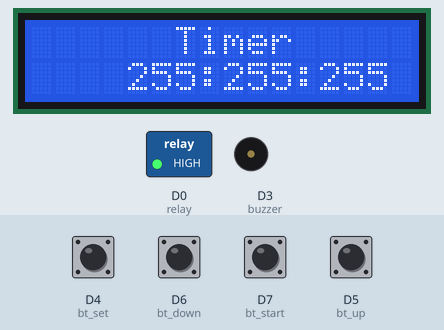
The sketch below on a simulated ESP8266 (NodeMCU). Shown: 16×2 character LCD, switched loads named in the sketch (green lamp = pin HIGH), buzzer (waves = sounding, pin HIGH). Inputs (shaded band) come from the test bench; at power-on: D4 (bt_set), D5 (bt_up), D6 (bt_down), D7 (bt_start) HIGH. EEPROM starts erased.

Above: at 2.2 s.
2.3 s: D4 (bt_set) pulled LOW for 0.15 s
At 3.2 s:
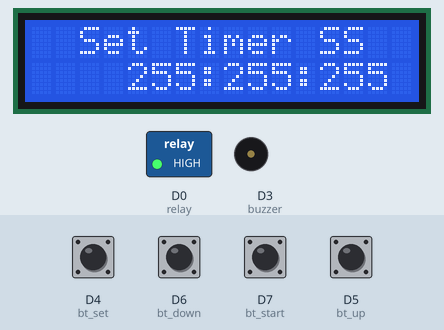
4.0 s: D4 (bt_set) pulled LOW for 1 s
At 4.8 s:
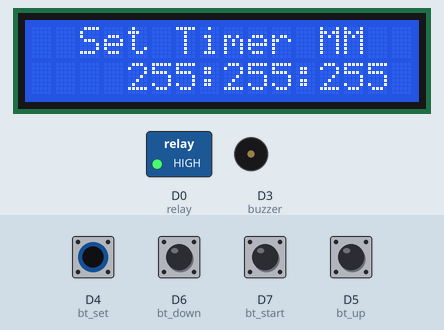
6.5 s: D7 (bt_start) pulled LOW for 0.15 s
At 7.3 s:
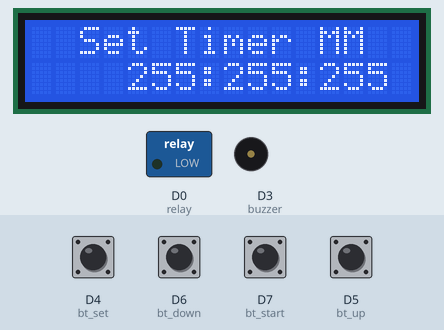
9.6 s: D4 (bt_set) pulled LOW for 0.15 s
At 11.1 s:
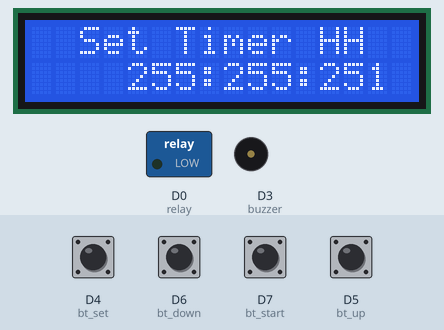
12.7 s: D5 (bt_up) pulled LOW for 1 s
At 14.5 s:
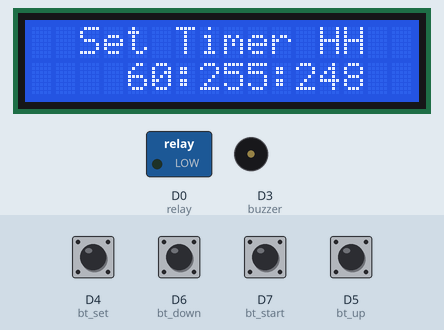
15.2 s: D6 (bt_down) pulled LOW for 0.15 s
At 16.5 s:
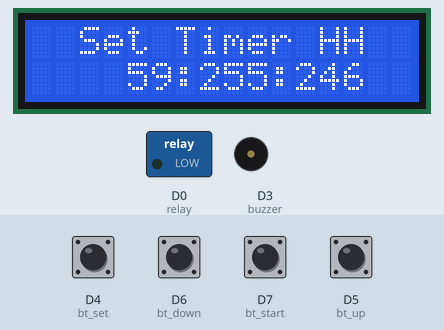
Timing chart, 0 to 18.2 s (numbered marks = the images above; inputs shaded):
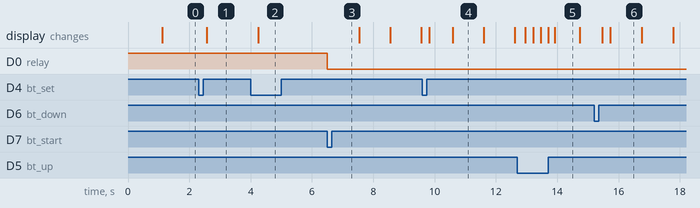

Measured:
- after the input at 2.3 s, the display: changes after 0.27 s (image 1)
- after the input at 4.0 s, the display: changes after 0.24 s (image 2)
- after the input at 6.5 s, D0 (relay): HIGH → LOW at once
- after the input at 9.6 s, the display: first changes after 0.23 s (image 4 shows a later state)
- what the display in image 4 shows lasts 1.0 s, from 10.6 s to 11.6 s
- what the display in image 5 shows lasts 0.8 s, from 13.9 s to 14.7 s

The sketch:

RelayLed.ino
```cpp
#include <Countimer.h>
#include <Wire.h>
#include <LiquidCrystal_I2C.h>
#include <EEPROM.h>

// LCD setup
LiquidCrystal_I2C lcd(0x27, 16, 2);

// Pin definitions
// const int ledPin = D8;
const int bt_set = D4;
const int bt_up = D5;
const int bt_down = D6;
const int bt_start = D7;
const int relay = D0;
const int buzzer = D3;

// Timer
Countimer tdown;

// Time variables
int time_s = 0;
int time_m = 0;
int time_h = 0;

// State variables
int set = 0;
int flag1 = 0, flag2 = 0;

void setup() {
  // Pin modes
  pinMode(bt_set, INPUT_PULLUP);
  pinMode(bt_up, INPUT_PULLUP);
  pinMode(bt_down, INPUT_PULLUP);
  pinMode(bt_start, INPUT_PULLUP);
  pinMode(relay, OUTPUT);
  pinMode(buzzer, OUTPUT);
  // pinMode(ledPin, OUTPUT);

  // Ensure the buzzer is off by default
  // digitalWrite(buzzer, LOW);
  digitalWrite(relay,HIGH);

  // LCD initialization
  lcd.init();
  lcd.clear();
  lcd.backlight();
  lcd.setCursor(1, 0);
  lcd.print("Hello New");
  lcd.setCursor(2, 1);
  lcd.print("Aabhar jova Badal");
  delay(1000);
  lcd.clear();

  // Timer setup
  tdown.setInterval(print_time, 1000); // Call print_time every 1000ms (1 second)

  // Read initial time from EEPROM
  EEPROM.begin(512); // Initialize EEPROM
  eeprom_read();
}

void print_time() {
  if (flag2 == 1) {
    if (time_s > 0) {
      time_s--;
    } else if (time_m > 0) {
      time_s = 59;
      time_m--;
    } else if (time_h > 0) {
      time_s = 59;
      time_m = 59;
      time_h--;
    } else {
      // Timer finished
      time_s = 0;
      time_m = 0;
      time_h = 0;
      flag2 = 0;
      tdown.stop();
      digitalWrite(relay, HIGH);
      buzz();
    }
  }
}

void buzz() {
  for (int i = 0; i < 3; i++) {
    digitalWrite(buzzer, HIGH);
    delay(300);
    digitalWrite(buzzer, LOW);
    delay(200);
  }
}

void loop() {
  tdown.run();

  if (digitalRead(bt_set) == LOW) {
    if (flag1 == 0) {
      set = (set + 1) % 4;
      flag1 = 1;
      delay(200);
    }
  } else {
    flag1 = 0;
  }

  if (digitalRead(bt_up) == LOW) {
    if (set == 1) time_s = (time_s + 1) % 60;
    if (set == 2) time_m = (time_m + 1) % 60;
    if (set == 3) time_h = (time_h + 1) % 100;
    eeprom_write();
    delay(200);
  }

  if (digitalRead(bt_down) == LOW) {
    if (set == 1) time_s = (time_s > 0) ? time_s - 1 : 59;
    if (set == 2) time_m = (time_m > 0) ? time_m - 1 : 59;
    if (set == 3) time_h = (time_h > 0) ? time_h - 1 : 99;
    eeprom_write();
    delay(200);
  }

  if (digitalRead(bt_start) == LOW) {
    flag2 = 1;
    eeprom_read();
    digitalWrite(relay, LOW);
    tdown.restart();
    tdown.start();
  }
  // digitalWrite(relay, HIGH);
  update_lcd();
  delay(10);
}

void update_lcd() {
  lcd.setCursor(0, 0);
  switch (set) {
    case 0: lcd.print("      Timer     "); break;
    case 1: lcd.print("  Set Timer SS  "); break;
    case 2: lcd.print("  Set Timer MM  "); break;
    case 3: lcd.print("  Set Timer HH  "); break;
  }

  lcd.setCursor(4, 1);
  if (time_h < 10) lcd.print("0");
  lcd.print(time_h);
  lcd.print(":");
  if (time_m < 10) lcd.print("0");
  lcd.print(time_m);
  lcd.print(":");
  if (time_s < 10) lcd.print("0");
  lcd.print(time_s);
  lcd.print("   ");
}

void eeprom_write() {
  EEPROM.write(0, time_s);
  EEPROM.write(1, time_m);
  EEPROM.write(2, time_h);
  EEPROM.commit(); // Ensure data is written
}

void eeprom_read() {
  time_s = EEPROM.read(0);
  time_m = EEPROM.read(1);
  time_h = EEPROM.read(2);
}
```
